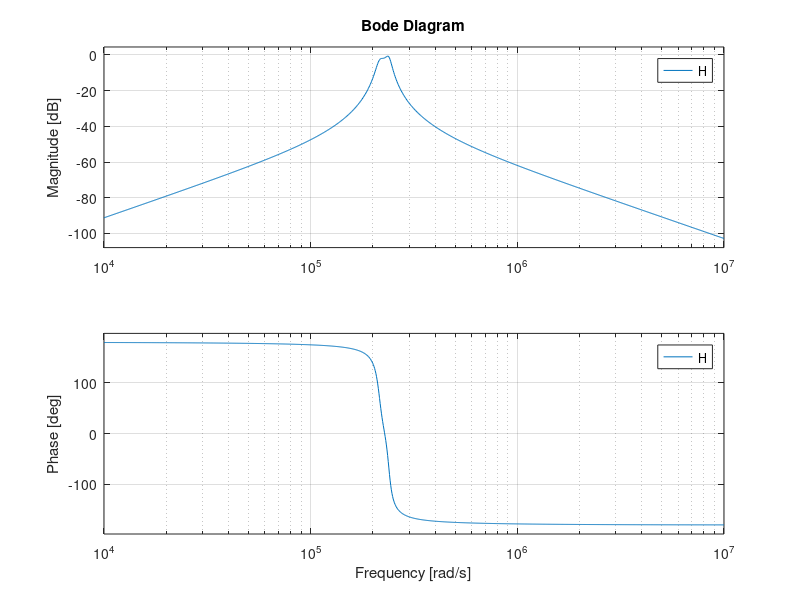

MATLAB code to generate this figure:
% Formulas para graficos %
clc;
s = tf('s');

R1 = 2.28e3;
K = 0.162;
C = 680e-12;
a = 0.033;
R2 = 20.5e3;

H1 = (1/(1-K))*(a*s/(C*R1))/((s^2) + s*(2/(C*R2))*(1-(R2*K/(2*R1*(1-K)))) + (1/((C^2)*R1*R2)));

R1 = 1.39e3;
K = 0.165;
C = 1e-9;
a = 0.033;
R2 = 12.6e3;

H2 = (1/(1-K))*(a*s/(C*R1))/((s^2) + s*(2/(C*R2))*(1-(R2*K/(2*R1*(1-K)))) + (1/((C^2)*R1*R2)));

% Esta es la transferencia %
H = H1*H2;
%%% 
bode(H)
K = 0.155;
C = 680e-12;
R2 = 20.5e3;

% Esta es la Zin % 
Zin = 68900/(1 - H1*(((1-K)/(s*C*R2)) + K));
%%%
